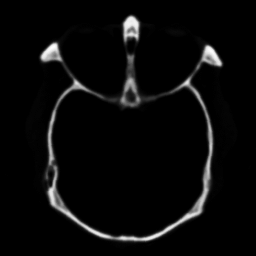
%> input picture video_fusion/MST_SR_fusion_toolbox/source_images/medical/c01_1.tif, 256 x 256 px
$ octave --eval "result = Image_saliency_Achanta_ICIP2010(imread('source_images/medical/c01_1.tif'));"   (GNU Octave 9; MATLAB toolbox functions it lacks are replaced by stand-ins)
%> lines starting %> are read from the running program, lines starting %| are printed output that depends on the picture
%---------------------------------------------------------
% Copyright (c) 2012 Radhakrishna Achanta [EPFL]
% Contact: firstname.lastname@epfl.ch
%---------------------------------------------------------
% Citation:
% @InProceedings{Achanta_Saliency_ICIP_2010,
%    author      = {Achanta, Radhakrishna and S黶strunk, Sabine},
%    booktitle   = {{IEEE} {I}nternational {C}onference on {I}mage
%                  {P}rocessing},
%    year        = 2010
% }
%---------------------------------------------------------
%
%
%---------------------------------------------------------
% Read image and blur it with a 3x3 or 5x5 Gaussian filter
%
% The MATLAB version of the code is much slower than the C++
% code provided here:
% http://ivrgwww.epfl.ch/supplementary_material/RK_ICIP2010/index.html
% or here:
% http://ivrg.epfl.ch/research/saliency/MSSS.html
% The MATLAB code should be used for understanding
% purposes. For comparisons one should use the C++ code.
%
% For comments, bugs, and questions, please write to:
% firstname.lastname@epfl.ch, where
% firstname = radhakrishna and lastname = achanta.
%---------------------------------------------------------
function SalientMap=Image_saliency_Achanta_ICIP2010(grayimg)  %grayimg 输入一个图像

% [5 lines of commented-out code are left out]

graySaliencyMap = Gray_Saliency(grayimg);
% graySaliencyMap = mat2gray(graySaliencyMap,[0 255]);
% figure;imshow(graySaliencyMap,[]);
SalientMap= graySaliencyMap;


function GraySaliencyMap=Gray_Saliency(grayimage)
% img= imread('source24_1.tif');
img=grayimage;
%> img is the input picture: size 256x256 uint8; min 0, max 255, mean 10.1
dim = size(img);           %例如256 256，270 260
%> dim = [256 256]
width = dim(2);height = dim(1);    % height是高，即：行，270
%> after `width = dim(2)`: width = 256
%> after `height = dim(1)`: height = 256
gfrgb = imfilter(img, fspecial('gaussian', 3, 3), 'symmetric', 'conv');   %滤波结果
                     %'symmetric'  Input array values outside the bounds of the array
                     %are computed by mirror-reflecting the array across
                     %the array border.

l = double(img(:,:,1));

%---------------------------------------------------------
% Create integral images
%---------------------------------------------------------
li = cumsum(cumsum(l,2));
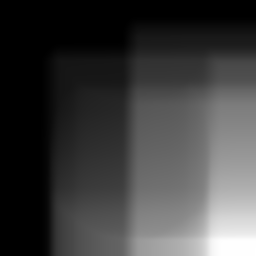
%> li: size 256x256 double; min 0, max 662175, mean 161788.1; drawn with min black and max white

%---------------------------------------------------------
% Compute Lab average values (note that in the paper this
% averages are found from the unblurred original image, but
% the results are quite similar)
%---------------------------------------------------------
sm = zeros(height, width);
sm2 = zeros(height, width);
for j = 1:height
    yo = min(j, height-j);
    y1 = max(1,j-yo);
    y2 = min(j+yo,height);
    for k = 1:width
        xo = min(k,width-k);
        x1 = max(1,k-xo);
        x2 = min(k+xo,width);
        invarea = 1.0/((y2-y1+1)*(x2-x1+1));
        lm = iisum(li,x1,y1,x2,y2)*invarea;
        %---------------------------------------------------------
        % Compute the saliency map
        %---------------------------------------------------------
        sm(j,k) = (l(j,k)-lm).^2 ;
    end
end
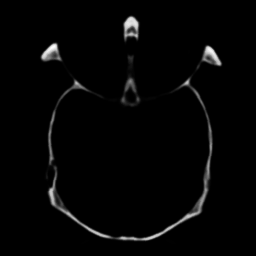
%> sm: size 256x256 double; min 0, max 60822.2, mean 1285.2; drawn with min black and max white
% figure;imshow(sm,[]);

GraySaliencyMap=sm;

% [50 lines left out: function Color_Saliency, not called in this run]
%---------------------------------------------------------

$ run again, on video_fusion/MST_SR_fusion_toolbox/source_images/medical/c01_2.tif
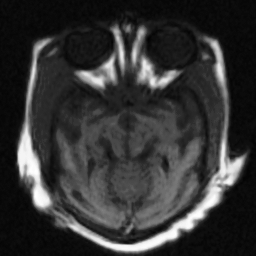
%> input picture video_fusion/MST_SR_fusion_toolbox/source_images/medical/c01_2.tif, 256 x 256 px
%> in Gray_Saliency, img is the input picture: size 256x256 uint8; min 0, max 255, mean 52.7
%> in Gray_Saliency, `li = cumsum(cumsum(l,2));`:
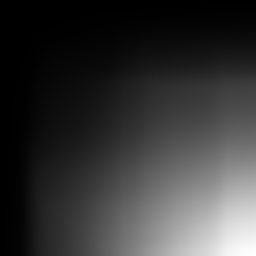
%> li: size 256x256 double; min 9, max 3451932, mean 740609.2; drawn with min black and max white
%> after the loop in Gray_Saliency, `for j = 1:height`:
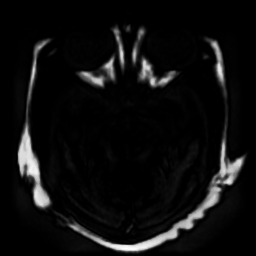
%> sm: size 256x256 double; min 0, max 43354.6, mean 2457.6; drawn with min black and max white
